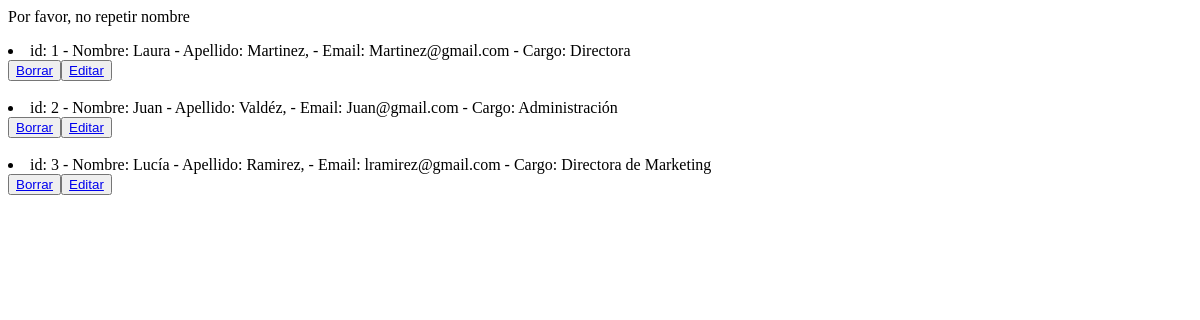
Before: /Turismo/listaProfes/ (signed in) with the older database file.
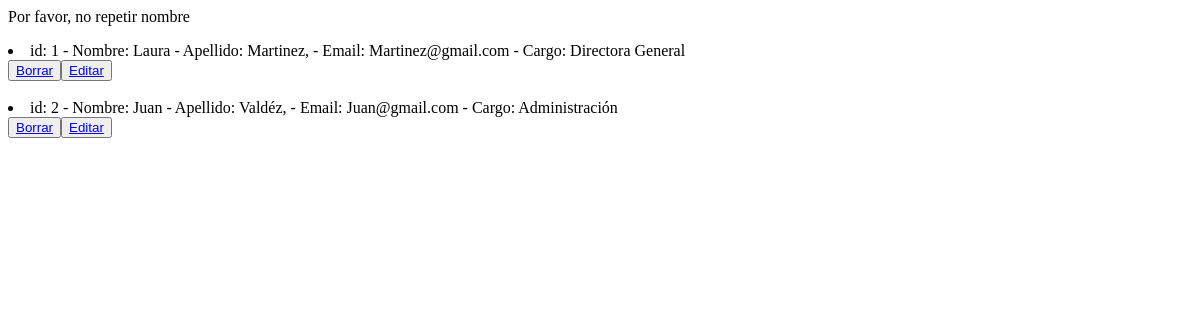
After: the same page with the newer database file.
### Turismo/models.py (models this page shows)
class Profesionales(models.Model):
    nombre = models.CharField(max_length=40)
    apellido = models.CharField(max_length=40)
    email = models.EmailField()
    cargo = models.CharField(max_length=40, default="")
    def __str__(self):
        return f" id: {self.id} - Nombre: {self.nombre} - Apellido: {self.apellido}, - Email: {self.email} - Cargo: {self.cargo}"
    class Meta:
        verbose_name_plural = "Profesionales"

### Turismo/views.py (the view)
# urls.py: path('listaProfes/', views.listaProfesionales, name="ListaProfesionales"),
@login_required
def listaProfesionales(request):
        profesionales = Profesionales.objects.all()
        contexto = {"profesionales":profesionales}
        return render(request, "Turismo/leerProfesionales.html",contexto)

### Turismo/templates/Turismo/leerProfesionales.html (shortened to what this page needs)
<p> Por favor, no repetir nombre</p>
{% for p in profesionales %}
<li>{{p}}</li>
<button>
    <a href="{% url 'BorrarProfes' p.nombre %}">Borrar</a>
</button><button>
    <a href="{% url 'EditarProfes' p.nombre %}">Editar</a>
</button>
{% endfor %}

Changed rows visible on the page:
removed Profesionales: id+nombre+apellido "id: 3 - Nombre: Lucía - Apellido: Ramirez, - Email: lramirez@gmail.com - Cargo: Directora de Marketing"
changed Profesionales: id+nombre+apellido "id: 1 - Nombre: Laura - Apellido: Martinez, - Email: Martinez@gmail.com - Cargo: Directora" → "id: 1 - Nombre: Laura - Apellido: Martinez, - Email: Martinez@gmail.com - Cargo: Directora General"
